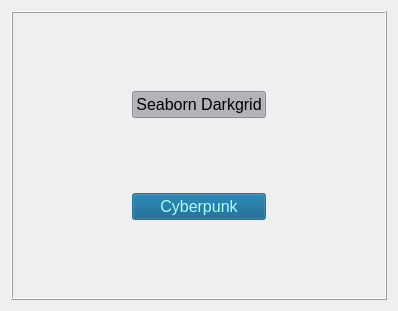
<?xml version="1.0" encoding="UTF-8"?>
<ui version="4.0">
 <class>Dialog</class>
 <widget class="QDialog" name="Dialog">
  <property name="geometry">
   <rect>
    <x>0</x>
    <y>0</y>
    <width>398</width>
    <height>311</height>
   </rect>
  </property>
  <property name="windowTitle">
   <string>Dialog</string>
  </property>
  <layout class="QGridLayout" name="gridLayout">
   <item row="0" column="0">
    <widget class="QFrame" name="frame">
     <property name="frameShape">
      <enum>QFrame::Box</enum>
     </property>
     <property name="frameShadow">
      <enum>QFrame::Raised</enum>
     </property>
     <layout class="QGridLayout" name="gridLayout_2">
      <item row="1" column="1">
       <widget class="QPushButton" name="button_cyberpunk">
        <property name="font">
         <font>
          <family>MS Shell Dlg 2</family>
          <pointsize>12</pointsize>
          <weight>50</weight>
          <italic>false</italic>
          <bold>false</bold>
         </font>
        </property>
        <property name="styleSheet">
         <string notr="true">background-color: rgb(0, 85, 127);
color: rgb(170, 255, 255);
font: 12pt &quot;MS Shell Dlg 2&quot;;</string>
        </property>
        <property name="text">
         <string>Cyberpunk</string>
        </property>
        <property name="checkable">
         <bool>true</bool>
        </property>
        <property name="autoExclusive">
         <bool>true</bool>
        </property>
       </widget>
      </item>
      <item row="0" column="0">
       <spacer name="horizontalSpacer">
        <property name="orientation">
         <enum>Qt::Horizontal</enum>
        </property>
        <property name="sizeHint" stdset="0">
         <size>
          <width>40</width>
          <height>20</height>
         </size>
        </property>
       </spacer>
      </item>
      <item row="0" column="1">
       <widget class="QPushButton" name="button_seaborn_dark">
        <property name="font">
         <font>
          <pointsize>12</pointsize>
         </font>
        </property>
        <property name="styleSheet">
         <string notr="true">background-color: rgb(191, 193, 200);</string>
        </property>
        <property name="text">
         <string>Seaborn Darkgrid</string>
        </property>
        <property name="checkable">
         <bool>true</bool>
        </property>
        <property name="checked">
         <bool>true</bool>
        </property>
        <property name="autoExclusive">
         <bool>true</bool>
        </property>
       </widget>
      </item>
      <item row="0" column="2">
       <spacer name="horizontalSpacer_2">
        <property name="orientation">
         <enum>Qt::Horizontal</enum>
        </property>
        <property name="sizeHint" stdset="0">
         <size>
          <width>40</width>
          <height>20</height>
         </size>
        </property>
       </spacer>
      </item>
     </layout>
    </widget>
   </item>
  </layout>
 </widget>
 <resources/>
 <connections/>
</ui>
